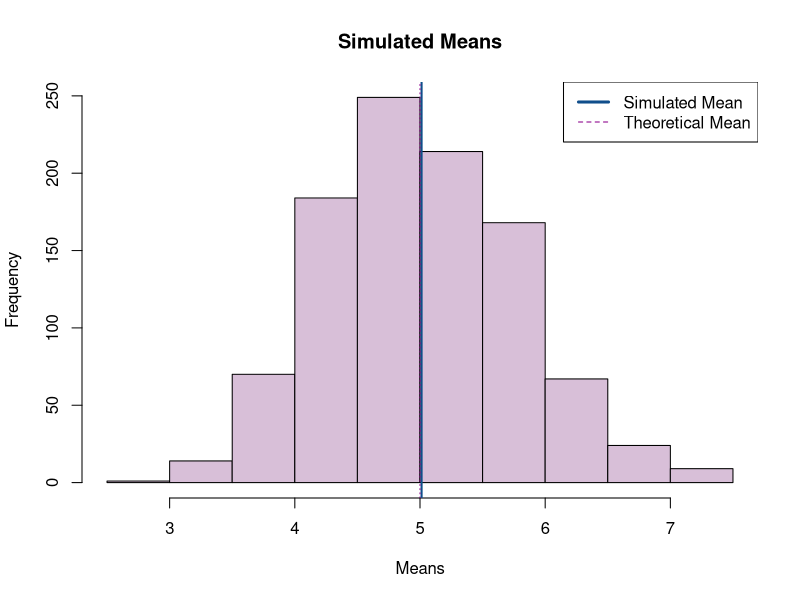
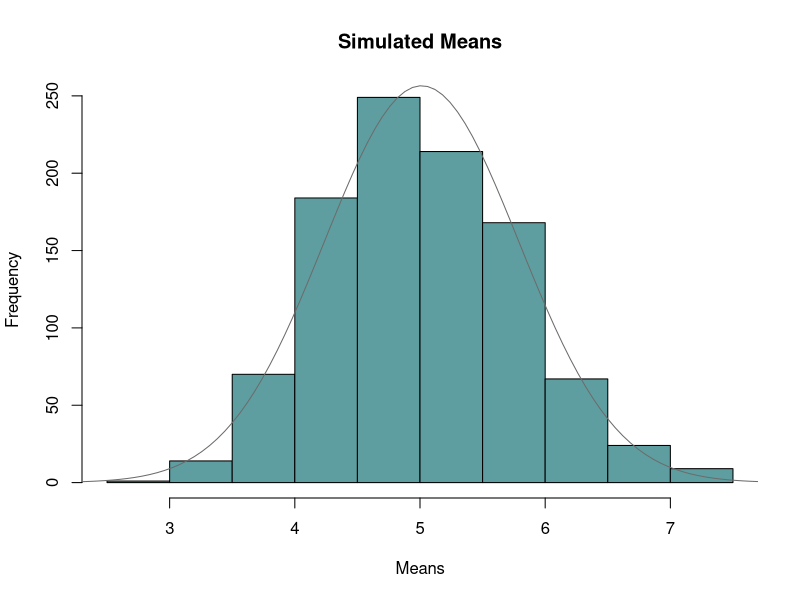

Recreate these plots in R, in order.
## ---- chunk 1
n=40
numsim=1000
lambda<-.2
Sim<-matrix(rexp(numsim*n,lambda), numsim)
Means<-apply(Sim, 1, mean)

## ---- chunk 2
SimMn<-mean(Means)
SimMn
## ---- chunk 3
TheoMn<-1/lambda
TheoMn
## ---- chunk 4
hist(Means, col="thistle", main="Simulated Means")
abline(v=SimMn, col="dodgerblue4", lwd=2)
abline(v=TheoMn, col="darkmagenta", lty=3)
legend("topright", lwd=c(3,1), lty=c(1,2), col=c("dodgerblue4","darkmagenta"), legend=c("Simulated Mean", "Theoretical Mean"))
## ---- chunk 5
SimVar<-var(Means)
SimVar
## ---- chunk 6
TheoVar<-((-1/lambda)^2)/n
TheoVar
## ---- chunk 7
hist(Means, col="cadetblue", main="Simulated Means")
curve( dnorm(x, mean=SimMn,sd=sqrt(SimVar))*500, 2,8, add=TRUE, col="gray42")
